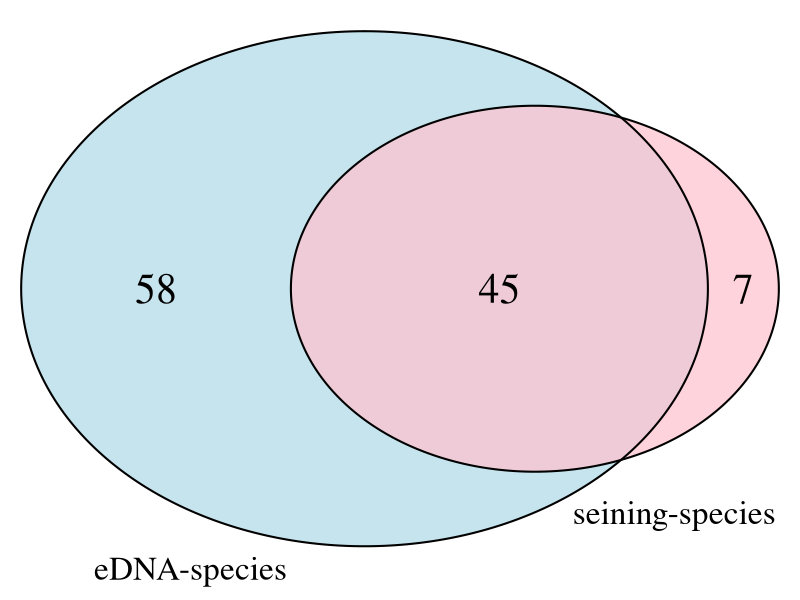
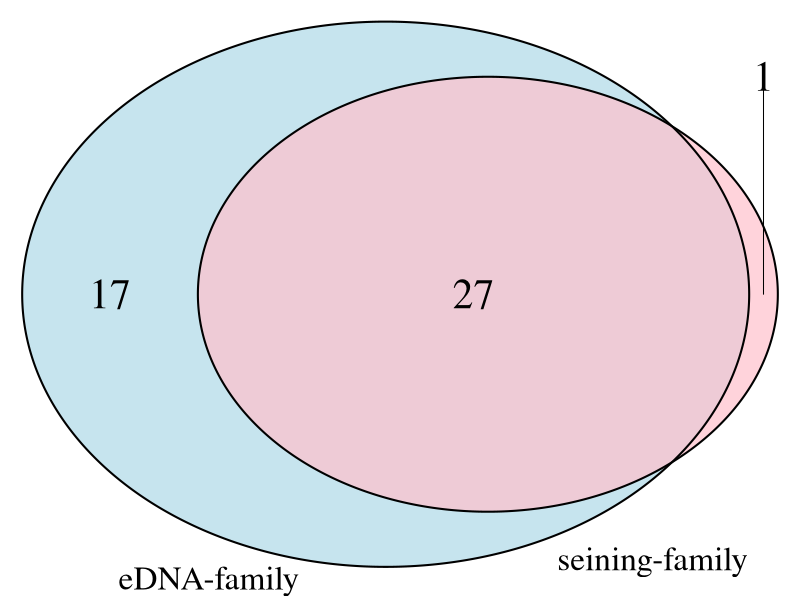
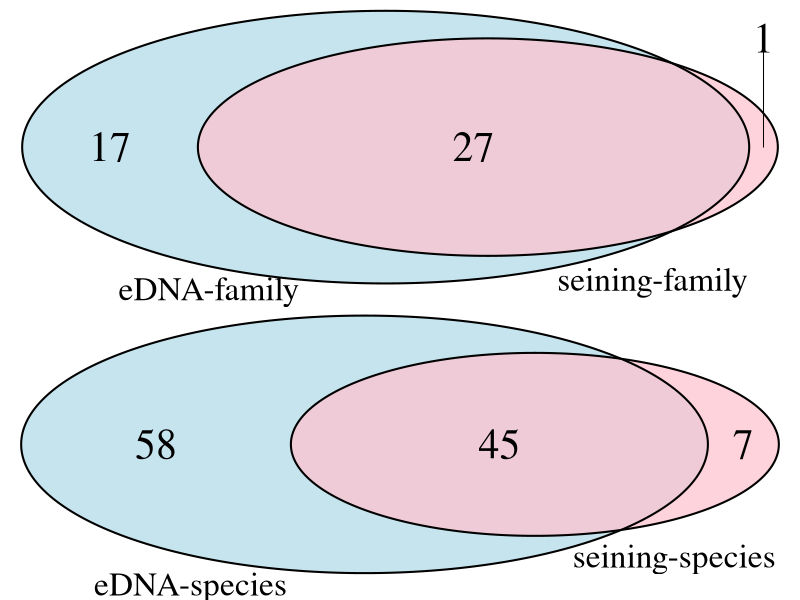

Write R code to recreate these figures, in order.
## This code generates Figure 2

# Comparisons of fish taxa detected by eDNA and seining at the family and species level. For the lower panel, only taxa at the species level were considered. 

#load libraries -------------
library(VennDiagram)
library(gridExtra)
library(ggplot2)

#set up venn contrasts using the results outlined in Results section of manuscript 

grid.newpage() #set up clean plotting window so the plot assigned to the object can be inspected
species_com<-draw.pairwise.venn(area1 = 103, area2 = 52, cross.area = 45, category = c("eDNA-species", "seining-species"),lty = rep("solid", 2),
                                fill = c("light blue", "pink"), alpha = rep(0.7, 2), scaled = TRUE,cat.dist = c(0.040, 0.05),cat.pos = c(-155,155),
                                cex = 2.5, cat.cex = 2)

grid.newpage()
family_com<-draw.pairwise.venn(area1 = 44, area2 = 28, cross.area = 27, category = c("eDNA-family", "seining-family"),
                               fill = c("light blue", "pink"), alpha = rep(0.7, 2), cat.dist = c(0.03, 0.055),cat.pos = c(-155,155),
                               cex = 2.5, cat.cex = 2, scaled = TRUE)

#Combine plots into a single object and save -------------

Venn_com<-grid.arrange(grobTree(family_com),grobTree(species_com),ncol=1)
ggsave(plot=Venn_com, file="output/Figure_2.png", width = 7, height = 14,units="in",dpi=600)
